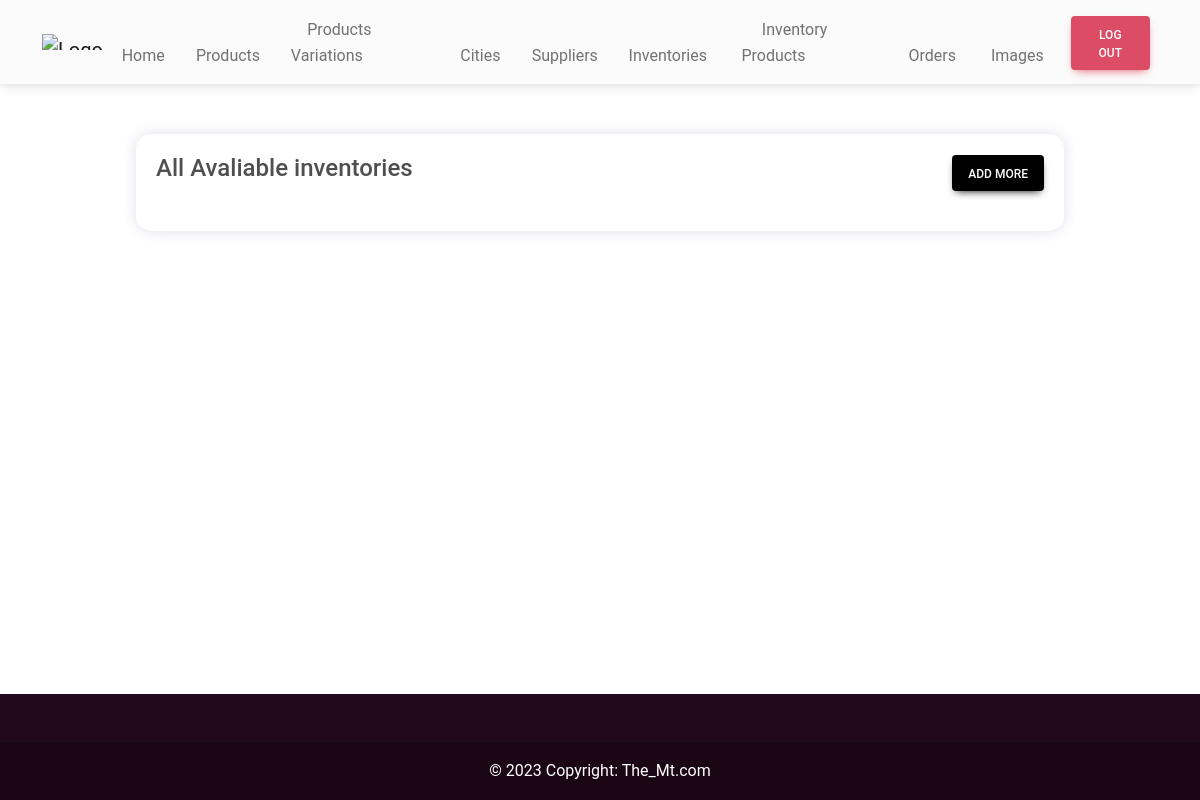
Page /adminHome/inventoryList/ (signed in) on the earlier database version.
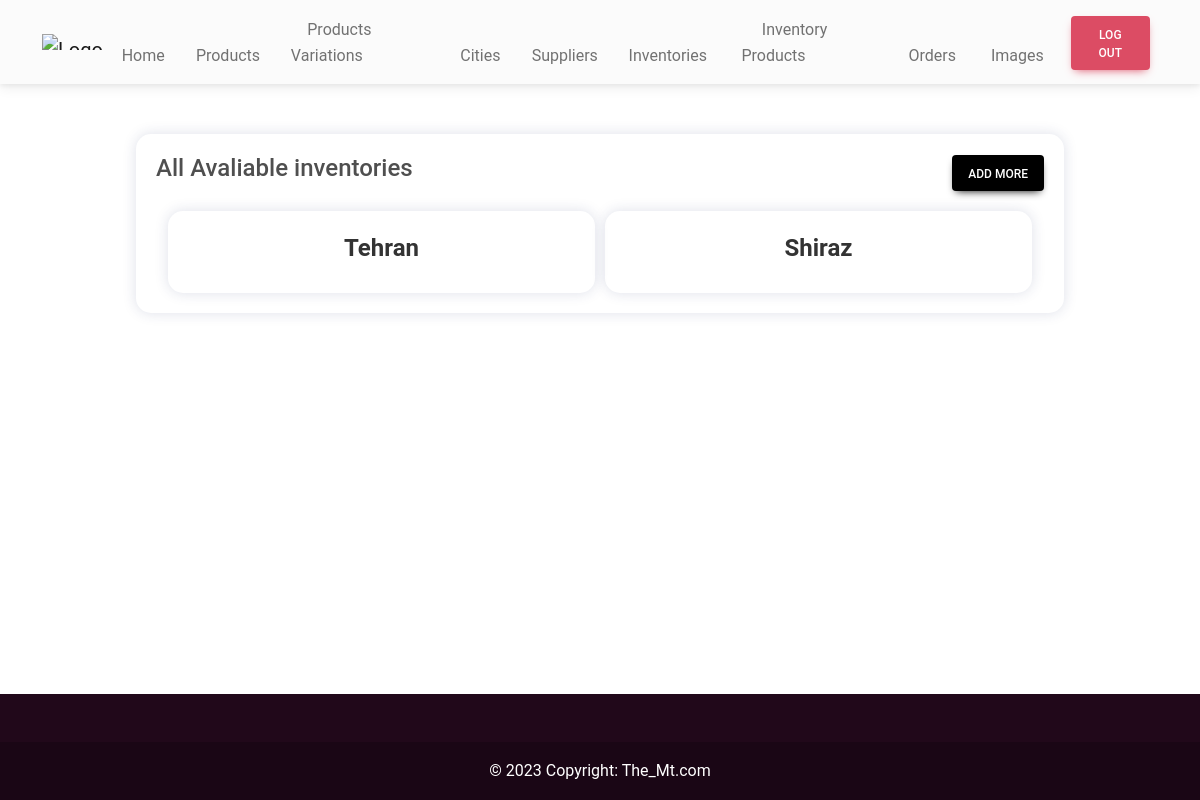
Same page on the later database version.
### shop/models.py (models this page shows, shortened)
class Inventory(models.Model):
    cityId = models.ForeignKey(City, on_delete=models.CASCADE, verbose_name="City")

class City(models.Model):
    name = models.CharField(max_length=200, verbose_name="Name")

### shop/views.py (the view)
# urls.py: path('adminHome/inventoryList/', InventoryListView.as_view(), name='inventoryList'),
class InventoryListView(LoginRequiredMixin, ListView):
    model = Inventory
    template_name = 'inventoryList.html'

### templates/inventoryList.html (shortened to what this page needs)
{% extends 'adminBase.html' %}
{% load static %}
{% block cssLinks %}
<link rel="stylesheet" href="{% static 'css/inventory.css' %}" />
{% endblock cssLinks %}
{% block content %}
<section class="inventoryList">
  <div class="wrapper">
    <div class="top">
      <h4>All Avaliable inventories</h4>
      <a class="btn btn-black px-3" href="{% url  'inventoryCreate' %}">Add more</a>
    </div>
    <div class="container">
      {% for inventory in object_list%}
      <div class="inventoryCard">
        <h4>{{ inventory.cityId.name }}</h4>
      </div>
      {% endfor %}
    </div>
  </div>
</section>
{% endblock content %}

Differences in the rows shown:
added Inventory: cityId.name "Tehran"
added Inventory: cityId.name "Shiraz"
